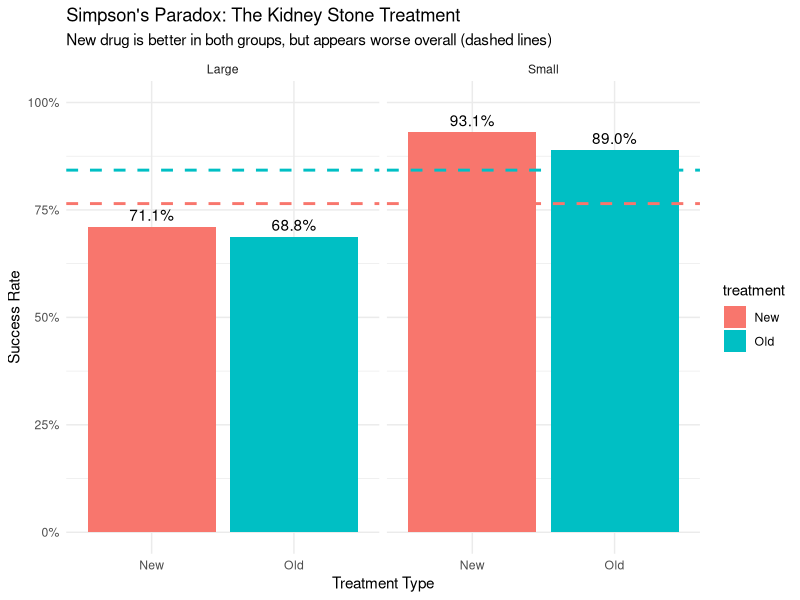

The R script that drew this image:
## ---- chunk 1
# Load necessary libraries
library(dplyr)
library(ggplot2)

# Create the data based on our numerical example
# L=0 for small stones, L=1 for large stones
# A=0 for old drug, A=1 for new drug
# Y=1 for success, Y=0 for failure
data <- tibble(
  stone_size = c(
    rep("Small", 87),
    rep("Small", 263),
    rep("Large", 270),
    rep("Large", 80)
  ),
  treatment = c(
    rep("New", 87),
    rep("Old", 263),
    rep("New", 270),
    rep("Old", 80)
  ),
  success = c(
    rep(1, 81),
    rep(0, 6),
    rep(1, 234),
    rep(0, 29),
    rep(1, 192),
    rep(0, 78),
    rep(1, 55),
    rep(0, 25)
  )
) %>%
  # Shuffle the rows for realism
  slice_sample(n = 700)

# View the first few rows
head(data)

# --------------------------------------------------------------------
# Incorrect (Naive) Analysis: Ignore the confounder 'stone_size'
# --------------------------------------------------------------------
naive_summary <- data %>%
  group_by(treatment) %>%
  summarise(
    n = n(),
    success_rate = mean(success),
    .groups = 'drop'
  )

print("Naive (Crude) Analysis:")
print(naive_summary)
# Note: This will show the new drug (A=1) appears worse.

# --------------------------------------------------------------------
# Correct (Stratified) Analysis: Adjust for the confounder
# --------------------------------------------------------------------
stratified_summary <- data %>%
  group_by(stone_size, treatment) %>%
  summarise(
    n = n(),
    success_rate = mean(success),
    .groups = 'drop'
  )

print("Correct (Stratified) Analysis:")
print(stratified_summary)
# Note: This reveals the new drug (A=1) is better in BOTH groups.

# --------------------------------------------------------------------
# Visualization: Show the paradox!
# --------------------------------------------------------------------
ggplot(
  stratified_summary,
  aes(x = treatment, y = success_rate, fill = treatment)
) +
  geom_col(position = "dodge") +
  geom_text(
    aes(label = scales::percent(success_rate, accuracy = 0.1)),
    vjust = -0.5
  ) +
  # Add the incorrect, crude association as horizontal lines
  geom_hline(
    data = naive_summary,
    aes(yintercept = success_rate, color = treatment),
    linetype = "dashed",
    size = 1
  ) +
  facet_wrap(~stone_size) +
  scale_y_continuous(labels = scales::percent, limits = c(0, 1)) +
  labs(
    title = "Simpson's Paradox: The Kidney Stone Treatment",
    subtitle = "New drug is better in both groups, but appears worse overall (dashed lines)",
    x = "Treatment Type",
    y = "Success Rate"
  ) +
  theme_minimal()
